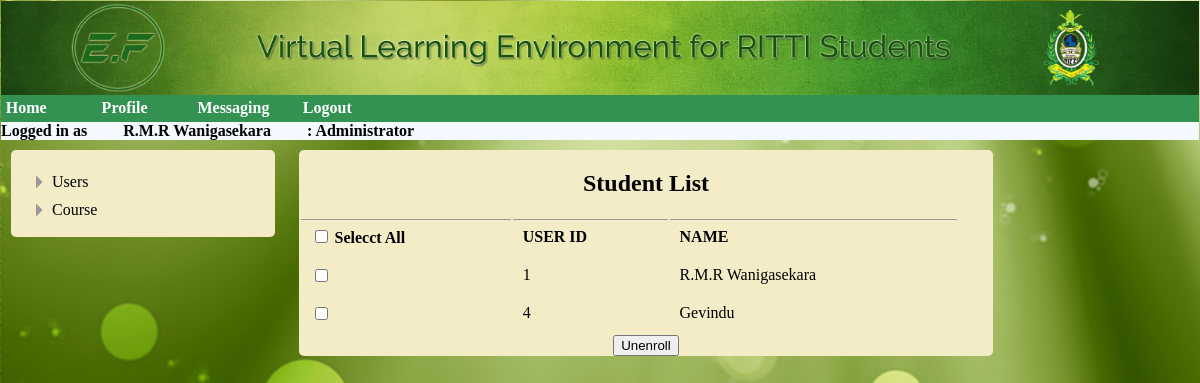
/Administrator/courstulist.php?cour_id=1 (signed in), run on the app's committed database.
### tables this page shows
CREATE TABLE IF NOT EXISTS `user` (
  `user_Id` int(11) NOT NULL AUTO_INCREMENT,
  `NIC` varchar(10) NOT NULL,
  `password` varchar(200) NOT NULL,
  `name` varchar(200) NOT NULL,
  `dob` date NOT NULL,
  `contact_No` int(10) NOT NULL,
  `address` varchar(2000) NOT NULL,
  `branch_Id` int(11) NOT NULL,
  `Type` int(1) NOT NULL,
  `registeredby` int(11) NOT NULL,
  PRIMARY KEY (`user_Id`)
);

### Administrator/index.php (the view, shortened to what this page needs)
<div id="listContainer">
    <ul id="expList" >
        <li id="li_1">
            Users
        </li>
        <li id="li_2">
            Course
        </li>
    </ul>
</div>

### Administrator/courstulist.php (shortened to what this page needs)
<?php
        if (time() - $_SESSION['start'] > 10000) {
            session_destroy();
            echo "Your session has expired! <a href='../login.php'>Login here</a>";
        }
        else{
    include("user_home.php");
    include('header.php');?>
    <div class="box2"><?php
    include('index.php');
            $couid=$_SESSION["cour_id"];
    ?>
    </div>
    <div class="box3">
        <h2>Student List</h2>
        <?php
        include "../db.php";
       $stulistaql="SELECT user_Id,name FROM user WHERE Type=1 AND user_Id in (SELECT user_Id FROM course_follow WHERE course_Id='$couid')";
       $stulist=mysqli_query($conn,$stulistaql);
        ?>
        <form action="enrollcon.php" method="post">
        <table id="table">
        <tr>
        <th class="th"><input type="checkbox" id="select_all"/> Selecct All</th>
        <th class="th">USER ID</th>
        <th class="th">NAME</th>
        </tr>
        <?php
        while($rowdata=mysqli_fetch_assoc($stulist)){
            $id=$rowdata["user_Id"];
            $name=$rowdata["name"];
            ?>
            <tr>
                <td class="td"><input class="checkbox" type="checkbox" name="check[]" value=<?php print($id);?>></td>
                <td class="td" ><?php print($id);?></td>
                <td class="td" ><?php print($name);?></td>
            </tr>
            <?php
        }
        ?>
        </table>
        <input type="submit" name="Unenroll" value="Unenroll"/>
        </form>
    </div>
</body>
</html>
<?php
}
?>

### Administrator/css/style.css (style rules this page uses)
#listContainer { margin-top:15px; }
#expList ul, li { list-style: none; margin:0px; padding-left:0px; cursor: pointer; }
#expList li { line-height:140%; text-indent:0px; padding-top:5px; background-position: 0.005px 8px; padding-left: 21px; background-repeat: no-repeat; }
#expList .collapsed { background-image: url(../image/collapsed1.png); }
#expList { clear: both; padding-left: 20px; }

### Administrator/header.css (style rules this page uses)
.box2 { display:inline-block; vertical-align: top; border-radius:5px; background-color:rgb(243,236,199); margin:10px; width:22%; }
.box3 { display:inline-block; vertical-align: top; border-radius:5px; background-color:rgb(243,236,199); margin:10px; width:58%; text-align:center; }
body { margin:1px; background-image:url('backimg.jpg'); }

### Administrator/newstulist.css (style rules this page uses)
#table { width:95%; }
.th { letter-spacing: 0.1em border-bottom: 1px solid red; border-top: 1px solid #999; text-align: left; padding: 7px 10px 10px 10px; }
.td { text-align:left; padding: 7px 10px 10px 10px; }

### data on the page
user: user_Id "1", name "R.M.R Wanigasekara"
user: user_Id "4", name "Gevindu"

### other printed values
$name "R.M.R Wanigasekara"
